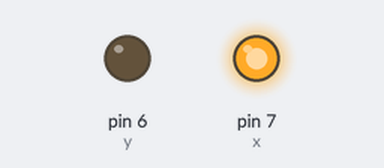
A sketch run on a simulated Arduino Uno, built with avr-gcc and run on an emulated ATmega328P. Shown: output pins drawn as LEDs (lit = HIGH).

Above: at 1.5 s.
At 4.5 s:
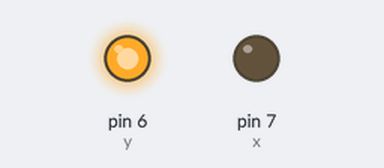
Timing chart, 0 to 7.8 s (numbered marks = the images above):
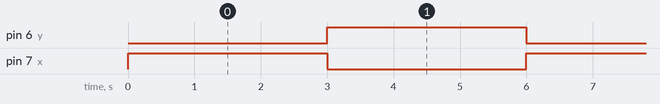

The sketch:

Tera.ino
```cpp
int x = 7;
int y = 6;


void setup(){
  pinMode(x, OUTPUT);
  pinMode(y, OUTPUT);
}

void loop(){
  digitalWrite(x, HIGH);
  digitalWrite(y, LOW);
  delay(3000);
  digitalWrite(x, LOW);
  digitalWrite(y, HIGH);
  delay(3000);
}
```

Measured:
- by itself, pin 6 (y), pin 7 (x): alternates HIGH for 3.0 s and LOW for 3.0 s
